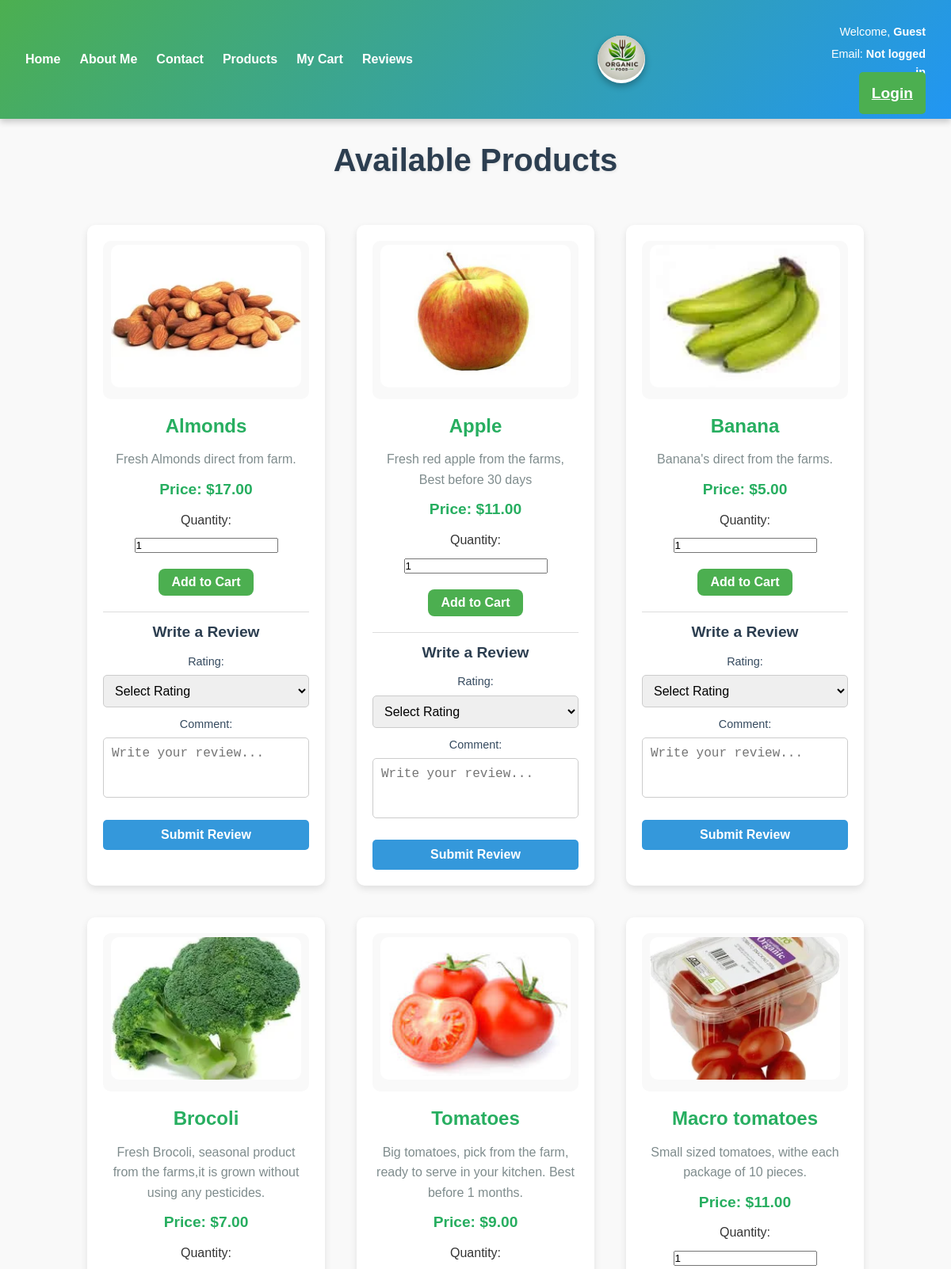
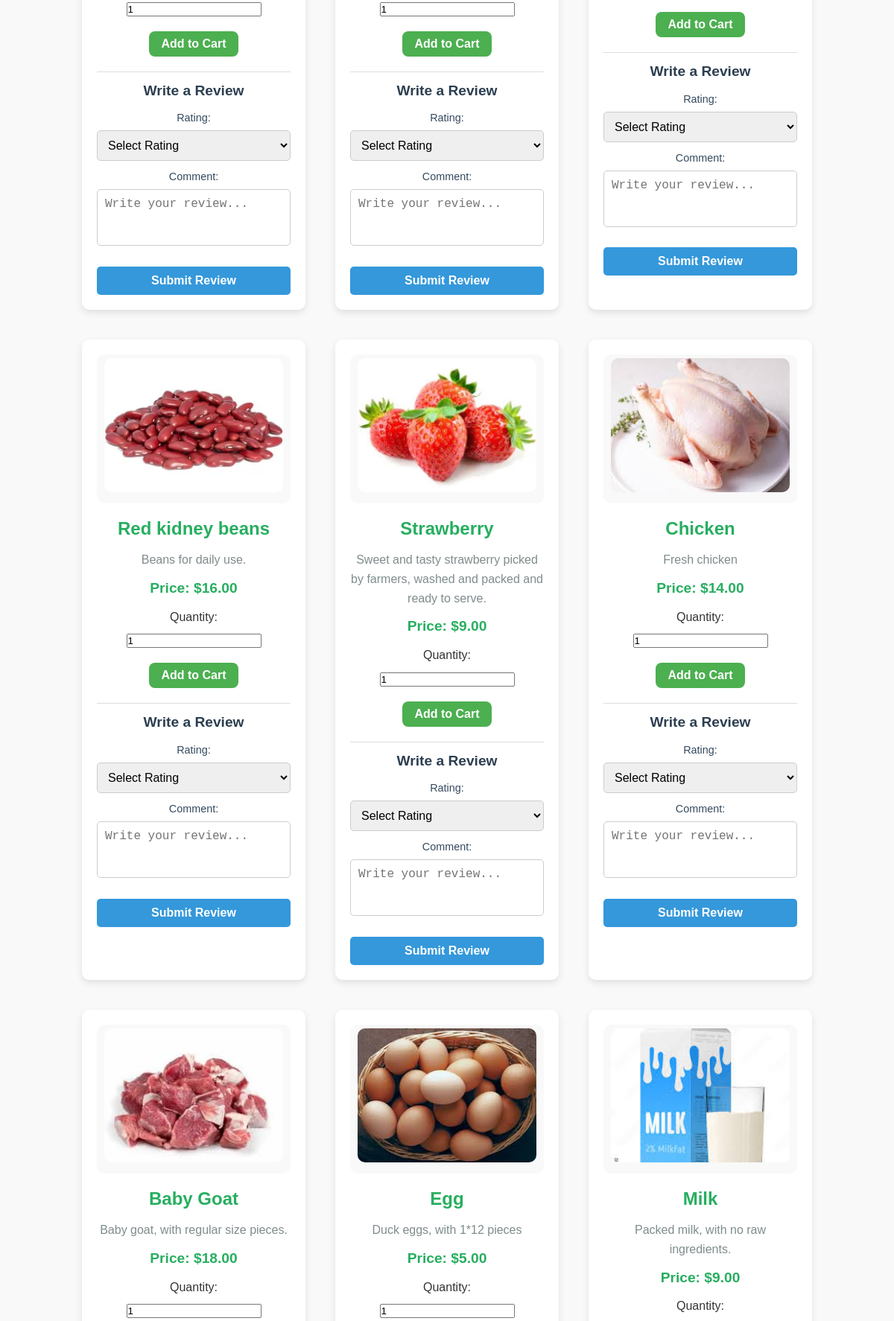
Page /php/product.php (upper part) on the committed database (2 pictures, top to bottom).
### tables this page shows
CREATE TABLE `products` (
  `id` int(10) UNSIGNED NOT NULL,
  `name` varchar(100) NOT NULL,
  `description` text NOT NULL,
  `price` decimal(10,2) NOT NULL,
  `stock_quantity` int(11) NOT NULL,
  `image` varchar(255) NOT NULL,
  `category_id` int(11) DEFAULT NULL
);

### php/product.php (the view, shortened to what this page needs)
<?php
include('../header.php');
$servername = "localhost";
$username = "root";
$password = "";
$dbname = "organic";
$conn = new mysqli($servername, $username, $password, $dbname);
$sql = "SELECT * FROM products";
$result = $conn->query($sql);
?>
<!DOCTYPE html>
<html lang="en">
<head>
    <link rel="stylesheet" href="../css/style.css">
</head>
<body>
    <h1 class="page-title">Available Products</h1>
    <div class="container">
        <?php if ($result->num_rows > 0): ?>
            <?php while ($product = $result->fetch_assoc()): ?>
                <div class="product-card">
                    <div class="image-wrapper">
                        <?php
                        $imagePath = $product['image'];
                        ?>
                        <img src="<?php echo htmlspecialchars($imagePath); ?>" alt="<?php echo htmlspecialchars($product['name']); ?>" class="product-image">
                    </div>
                    <h3 class="product-name"><?php echo htmlspecialchars($product['name']); ?></h3>
                    <p class="product-description"><?php echo htmlspecialchars($product['description']); ?></p>
                    <p class="price">Price: $<?php echo number_format($product['price'], 2); ?></p>
                    <form method="POST" action="" class="form-inline">
                        <label for="quantity_<?php echo $product['id']; ?>">Quantity:</label>
                        <input type="number" id="quantity_<?php echo $product['id']; ?>" name="quantity" value="1" min="1" required>
                        <button type="submit" name="add_to_cart" class="btn">Add to Cart</button>
                    </form>
                    <div class="form-section">
                        <h4>Write a Review</h4>
                        <form method="POST" action="">
                            <label for="rating">Rating:</label>
                            <select name="rating" required>
                                <option value="">Select Rating</option>
                            </select>
                            <label for="comment">Comment:</label>
                            <textarea name="comment" rows="3" placeholder="Write your review..." required></textarea>
                            <button type="submit" name="submit_review" class="btn">Submit Review</button>
                        </form>
                    </div>
                </div>
            <?php endwhile; ?>
        <?php else: ?>
            <p>No products found.</p>
        <?php endif; ?>
    </div>
</body>
</html>

### header.php (shortened to what this page needs)
<!DOCTYPE html>
<html lang="en">
<head>
    <link rel="stylesheet" href="../css/style.css">
</head>
<body>
<header class="header-container">
    <nav class="navbar">
        <ul class="nav-links">
            <li><a href="home.php">Home</a></li>
            <li><a href="about.html">About Me</a></li>
            <li><a href="contact.php">Contact</a></li>
            <li><a href="product.php">Products</a></li>
            <li><a href="order.php">My Cart</a></li>
            <li><a href="reviews.php">Reviews</a></li>
        </ul>
        <div class="logo-container">
            <a href="home.php"><img src="../image/logo.jpeg" alt="Organic Food Logo" class="logo"></a>
        </div>
    </nav>
    <div class="user-profile">
        <?php if (isset($_SESSION['user_name'])): ?>
            <p>Welcome, <span id="user-name"><?php echo htmlspecialchars($_SESSION['user_name']); ?></span></p>
            <a href="../php/logout.php" class="logout-btn">Logout</a>
        <?php else: ?>
            <p>Welcome, <span id="user-name">Guest</span></p>
            <p>Email: <span id="user-email">Not logged in</span></p>
            <a href="../index.html" class="login-btn">Login</a>
        <?php endif; ?>
    </div>
</header>

### rows in the picture
products: image (picture), name "Almonds", description "Fresh Almonds direct from farm.", price "17.00"
products: image (picture), name "Apple", description "Fresh red apple from the farms, Best before 30 days", price "11.00"
products: image (picture), name "Banana", description "Banana's direct from the farms.", price "5.00"
products: image (picture), name "Brocoli", description "Fresh Brocoli, seasonal product from the farms,it is grown without using any pesticides.", price "7.00"
products: image (picture), name "Tomatoes", description "Big tomatoes, pick from the farm, ready to serve in your kitchen. Best before 1 months.", price "9.00"
products: image+name (picture), name "Macro tomatoes", description "Small sized tomatoes, withe each package of 10 pieces.", price "11.00"
products: image (picture), name "Red kidney beans", description "Beans for daily use.", price "16.00"
products: image (picture), name "Strawberry", description "Sweet and tasty strawberry picked by farmers, washed and packed and ready to serve.", price "9.00"
products: image (picture), name "Chicken", description "Fresh chicken", price "14.00"
products: image (picture), name "Baby Goat", description "Baby goat, with regular size pieces.", price "18.00"
products: image (picture), name "Egg", description "Duck eggs, with 1*12 pieces", price "5.00"
products: image (picture), name "Milk", description "Packed milk, with no raw ingredients.", price "9.00"
